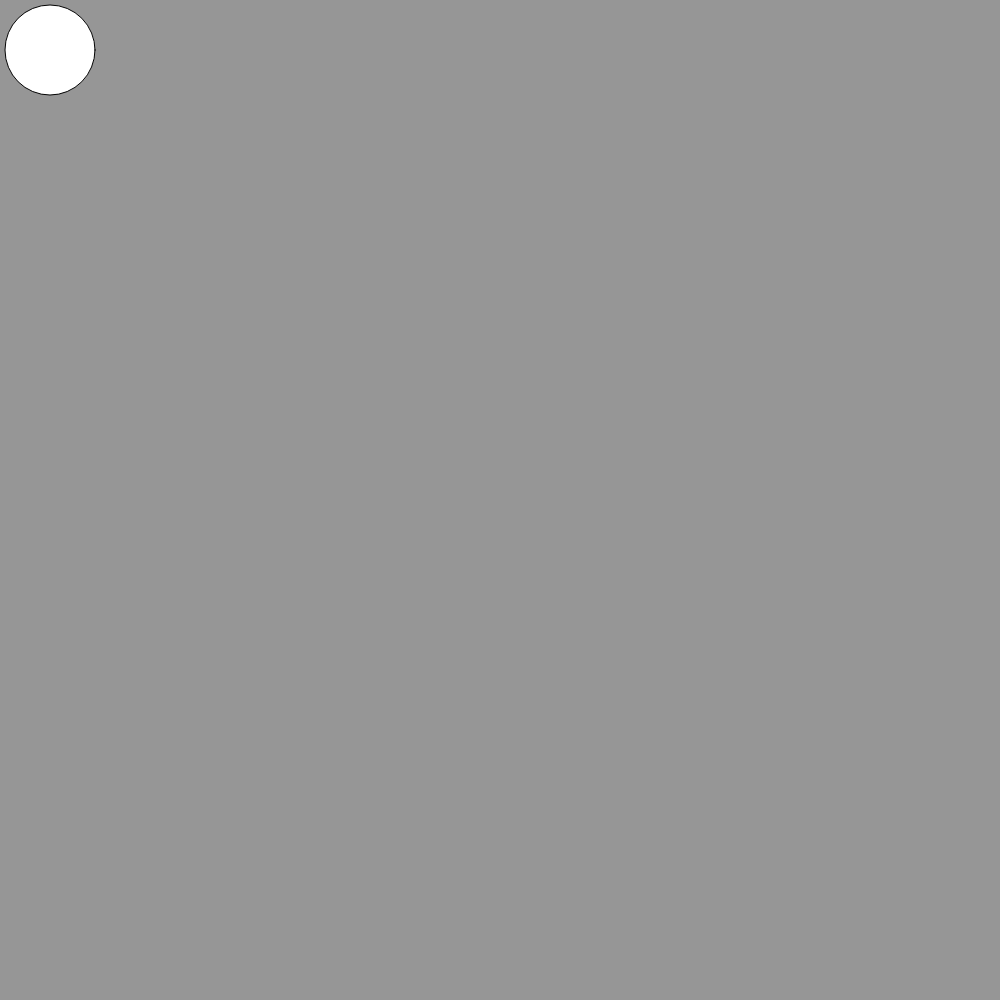
Frame 1 (no input)
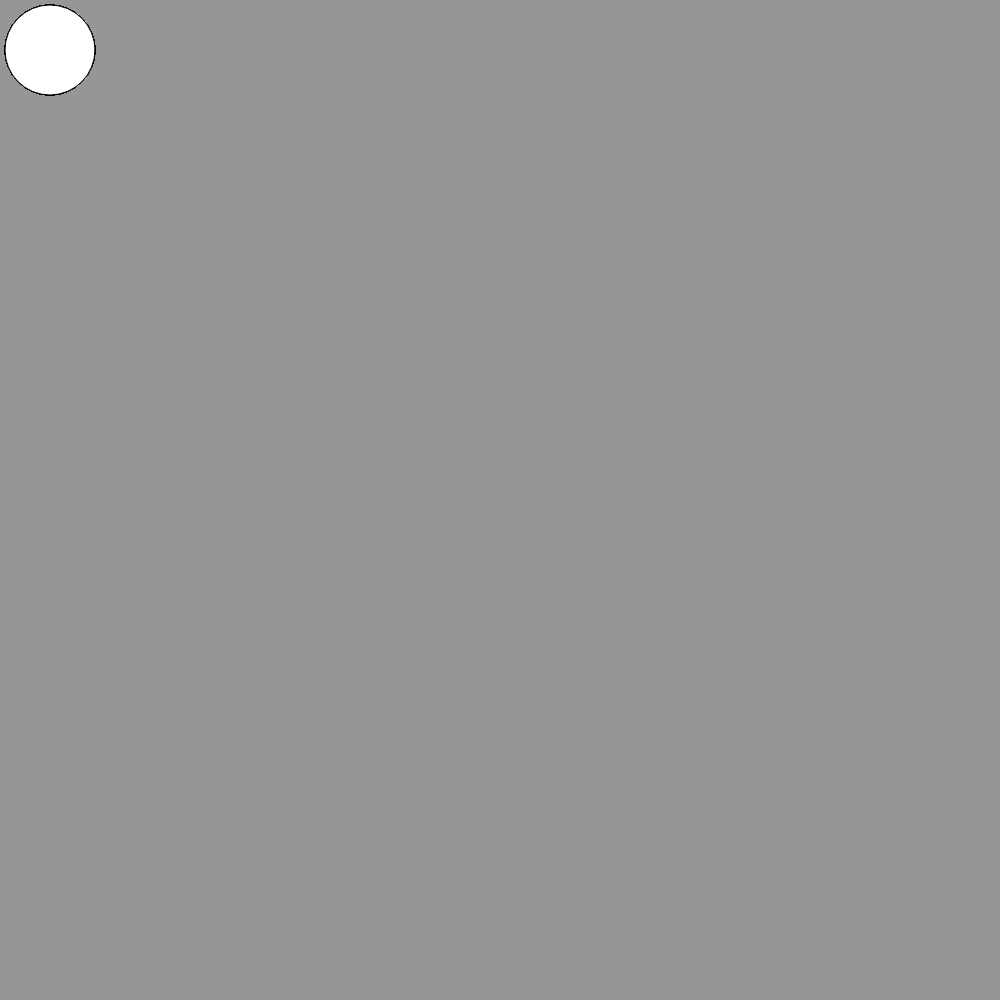
Frame 60 (no input)
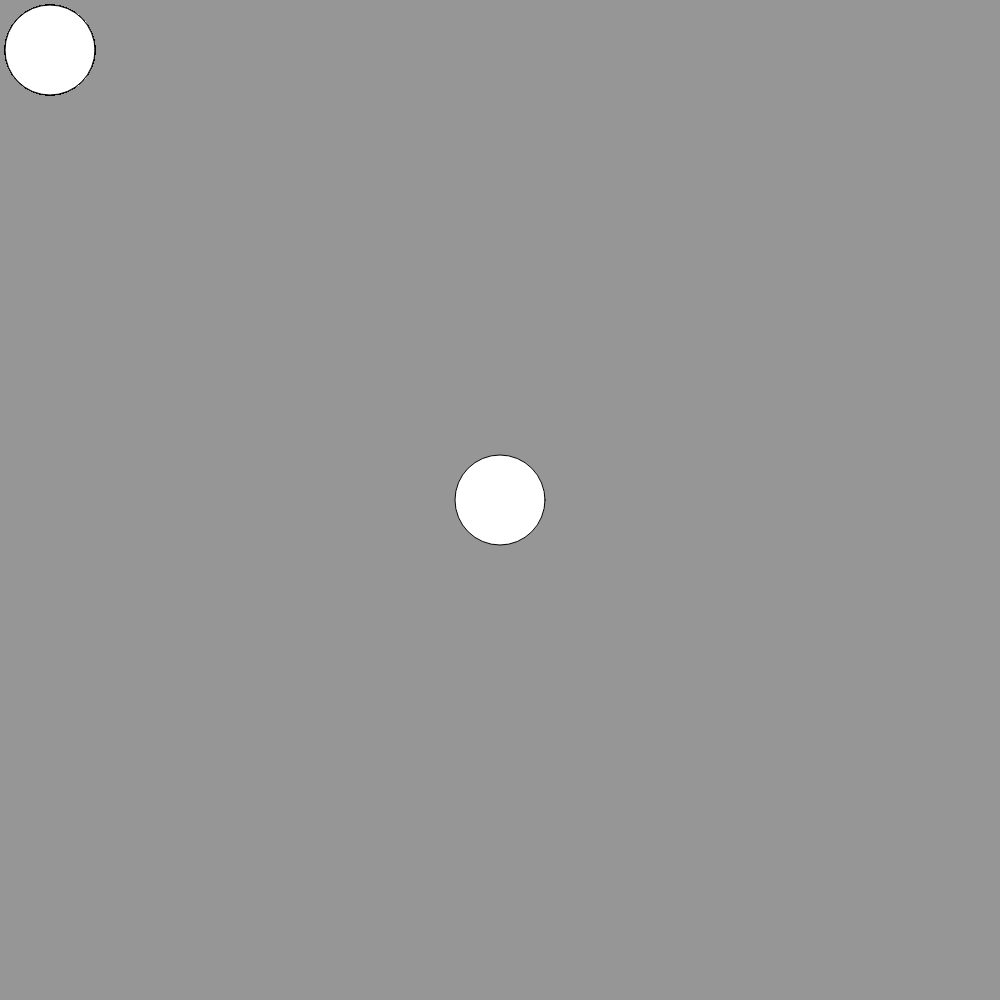
Frame 120 (the mouse pressed at the canvas centre since frame 60)

The p5.js sketch that drew these frames (run headless with seeded random() and noise() and a simulated clock; from frame 60 on, the mouse is pressed at the canvas centre):

// p5.js sketch
// ── sketch.js
function setup() {
  createCanvas(1000, 1000);
  background (150);
}

function draw() {
  circle(50,50, 90,90);

}
function mousePressed(){
  circle(mouseX, mouseY, 90,90);
}
function mouseClicked(){
  circle(mouseX, mouseY, 90,90);
  fill(color)('hsl(160, 100%, 50%)');
}
